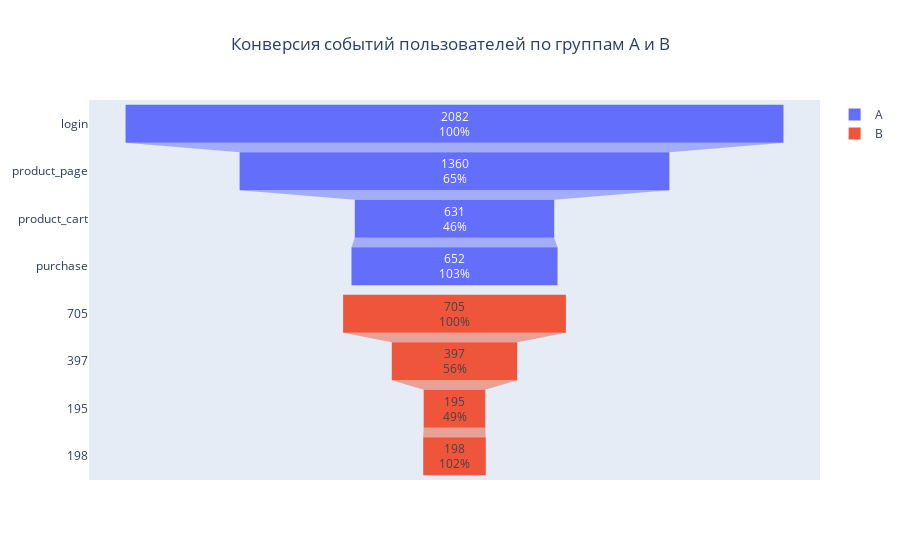

This figure's notebook cell:
### Code cell
fig = go.Figure()

fig.add_trace(go.Funnel(
    name = 'A',
    y = list(events_a.event_name),
    x = list(events_a.amount),
    textinfo = "value+percent previous"))

fig.add_trace(go.Funnel(
    name = 'B',
    y = list(events_b.amount),
    x = list(events_b.amount),
    textinfo = "value+percent previous"))

fig.update_layout(
    title = {
        'text' : 'Конверсия событий пользователей по группам А и В',
        'x':0.5
    }
)

fig.show()

### Figure 1 — Plotly figure (JSON) as saved in the notebook; plotly's stock layout.template omitted (floating-point values rounded to 4 significant figures)
{"data": [{"name": "A", "textinfo": "value+percent previous", "type": "funnel", "x": [2082, 1360, 631, 652], "y": ["login", "product_page", "product_cart", "purchase"]}, {"name": "B", "textinfo": "value+percent previous", "type": "funnel", "x": [705, 397, 195, 198], "y": [705, 397, 195, 198]}], "layout": {"title": {"text": "Конверсия событий пользователей по группам А и В", "x": 0.5}}}
